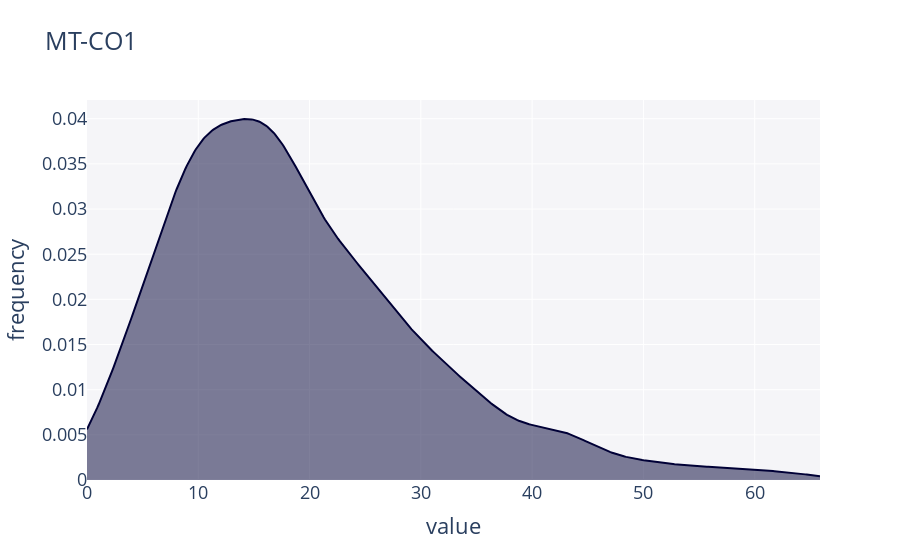

Write notebook code for a chart like this one.
### Code cell
dist_1d(df_gib[name_1], title=name_1)

### Figure 1 — Plotly figure (JSON) as saved in the notebook; plotly's stock layout.template omitted (floating-point values rounded to 4 significant figures; data arrays with more than 128 entries replaced by an {"elided": "..."} marker saying what was removed)
{"data": [{"fill": "tozeroy", "hovertemplate": "<b>None</b><br>Frequency: %{y}<extra></extra>", "marker": {"color": "#000036"}, "mode": "lines", "showlegend": true, "type": "scatter", "x": {"elided": "500 float values"}, "xaxis": "x", "y": {"elided": "500 float values"}, "yaxis": "y"}], "layout": {"barmode": "overlay", "font": {"size": 18}, "hovermode": "closest", "legend": {"traceorder": "reversed"}, "plot_bgcolor": "#F5F5F8", "showlegend": false, "title": {"text": "MT-CO1"}, "xaxis": {"anchor": "y2", "domain": [0, 1], "title": {"text": "value"}, "zeroline": false}, "yaxis": {"anchor": "free", "domain": [0, 1], "position": 0, "title": {"text": "frequency"}}}}
